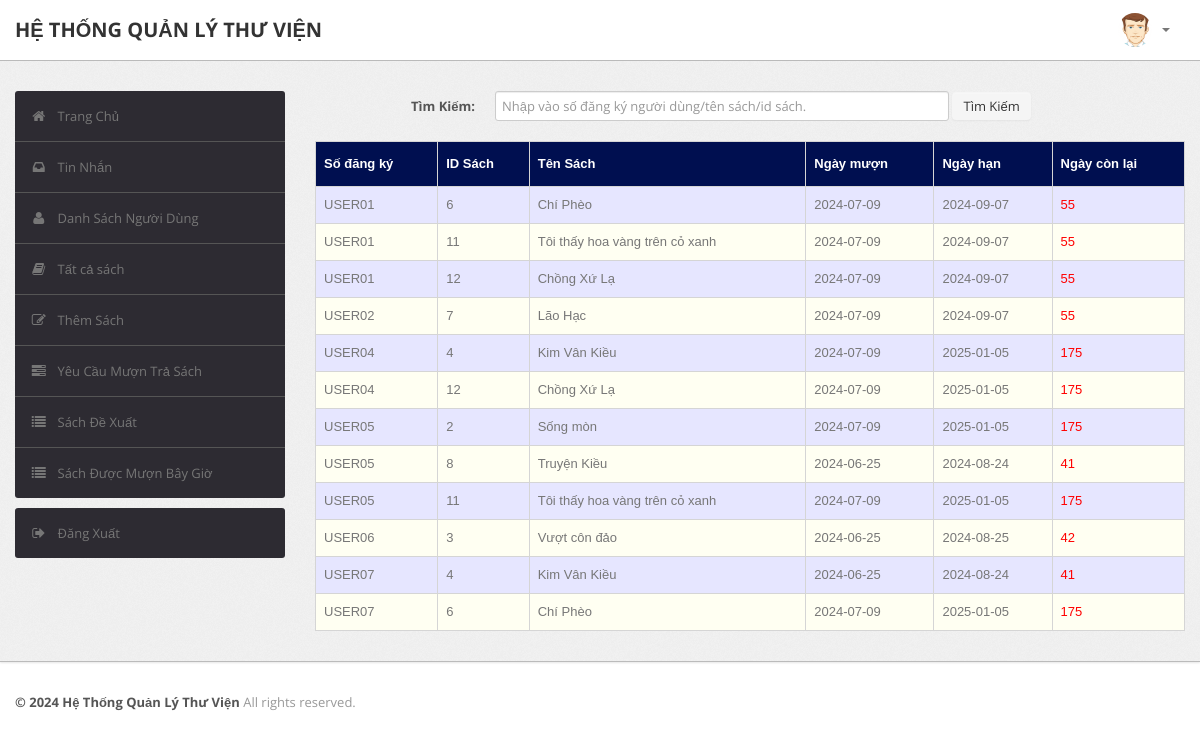
The app's page /admin/current.php (signed in) with its own data.
### tables this page shows
CREATE TABLE `record` (
  `RollNo` varchar(50) NOT NULL,
  `BookId` int(10) NOT NULL,
  `Date_of_Issue` date DEFAULT NULL,
  `Due_Date` date DEFAULT NULL,
  `Date_of_Return` date DEFAULT NULL,
  `Dues` int(10) DEFAULT NULL,
  `Renewals_left` int(10) DEFAULT NULL,
  `Time` time DEFAULT NULL
);

CREATE TABLE `book` (
  `BookId` int(10) NOT NULL,
  `Title` varchar(50) DEFAULT NULL,
  `Publisher` varchar(50) DEFAULT NULL,
  `Year` varchar(50) DEFAULT NULL,
  `Availability` int(5) DEFAULT NULL
);

### admin/current.php (the view, shortened to what this page needs)
<?php
require('dbconn.php');
?>
<?php
if ($_SESSION['RollNo']) {
    ?>
<!DOCTYPE html>
<html lang="en">
    <head>
        <link type="text/css" href="bootstrap/css/bootstrap.min.css" rel="stylesheet">
        <link type="text/css" href="bootstrap/css/bootstrap-responsive.min.css" rel="stylesheet">
        <link type="text/css" href="css/theme.css" rel="stylesheet">
        <link type="text/css" href="images/icons/css/font-awesome.css" rel="stylesheet">
    </head>
    <body>
        <div class="navbar navbar-fixed-top">
            <div class="navbar-inner">
                <div class="container">
                        <a class="brand" href="index.php">HỆ THỐNG QUẢN LÝ THƯ VIỆN </a>
                    <div class="nav-collapse collapse navbar-inverse-collapse">
                        <ul class="nav pull-right">
                            <li class="nav-user dropdown"><a href="#" class="dropdown-toggle" data-toggle="dropdown">
                                <img src="images/user.png" class="nav-avatar" />
                                <b class="caret"></b></a>
                            </li>
                        </ul>
                    </div>
                </div>
            </div>
        </div>
        <div class="wrapper">
            <div class="container">
                <div class="row">
                    <div class="span3">
                        <div class="sidebar">
                            <ul class="widget widget-menu unstyled">
                                <li class="active"><a href="index.php"><i class="menu-icon icon-home"></i>Trang Chủ
                                </a></li>
                                 <li><a href="message.php"><i class="menu-icon icon-inbox"></i>Tin Nhắn</a>
                                </li>
                                <li><a href="student.php"><i class="menu-icon icon-user"></i>Danh Sách Người Dùng </a>
                                </li>
                                <li><a href="book.php"><i class="menu-icon icon-book"></i>Tất cả sách </a></li>
                                <li><a href="addbook.php"><i class="menu-icon icon-edit"></i>Thêm Sách </a></li>
                                <li><a href="requests.php"><i class="menu-icon icon-tasks"></i>Yêu Cầu Mượn Trả Sách </a></li>
                                <li><a href="recommendations.php"><i class="menu-icon icon-list"></i>Sách Đề Xuất </a></li>
                                <li><a href="current.php"><i class="menu-icon icon-list"></i>Sách Được Mượn Bây Giờ </a></li>
                            </ul>
                            <ul class="widget widget-menu unstyled">
                                <li><a href="logout.php"><i class="menu-icon icon-signout"></i>Đăng Xuất </a></li>
                            </ul>
                        </div>
                    </div>
                    <div class="span9">
                        <form class="form-horizontal row-fluid" action="current.php" method="post">
                                        <div class="control-group">
                                            <label class="control-label" for="Search"><b>Tìm Kiếm:</b></label>
                                            <div class="controls">
                                                <input type="text" id="title" name="title" placeholder="Nhập vào số đăng ký người dùng/tên sách/id sách." class="span8" required>
                                                <button type="submit" name="submit"class="btn">Tìm Kiếm</button>
                                            </div>
                                        </div>
                                    </form>
                                    <br>
                                    <?php
                                    if(isset($_POST['submit']))
                                        {$s=$_POST['title'];
                                            $sql="select record.BookId,RollNo,Title,Due_Date,Date_of_Issue,datediff(Due_Date,curdate()) as x from LMS.record,LMS.book where (Date_of_Issue is NOT NULL and Date_of_Return is NULL and book.Bookid = record.BookId) and (RollNo='$s' or record.BookId='$s' or Title like '%$s%')";
                                        }
                                    else
                                        $sql="select record.BookId,RollNo,Title,Due_Date,Date_of_Issue,datediff(Due_Date,curdate()) as x from LMS.record,LMS.book where Date_of_Issue is NOT NULL and Date_of_Return is NULL and book.Bookid = record.BookId";
                                    $result=$conn->query($sql);
                                    $rowcount=mysqli_num_rows($result);
                                    if(!($rowcount))
                                        echo "<br><center><h2><b><i>No Results</i></b></h2></center>";
                                    else
                                    {
                                    ?>
                        <table class="table" id = "tables">
                                  <thead>
                                    <tr>
                                      <th>Số đăng ký</th>
                                      <th>ID Sách</th>
                                      <th>Tên Sách</th>
                                      <th>Ngày mượn</th>
                                      <th>Ngày hạn</th>
                                      <th>Ngày còn lại</th>
                                    </tr>
                                  </thead>
                                  <tbody>
                                <?php
                            while($row=$result->fetch_assoc())
                            {
                                $rollno=$row['RollNo'];
                                $bookid=$row['BookId'];
                                $name=$row['Title'];
                                $issuedate=$row['Date_of_Issue'];
                                $duedate=$row['Due_Date'];
                                $dues=$row['x'];
                            ?>
                                    <tr>
                                      <td><?php echo strtoupper($rollno) ?></td>
                                      <td><?php echo $bookid ?></td>
                                      <td><?php echo $name ?></td>
                                      <td><?php echo $issuedate ?></td>
                                      <td><?php echo $duedate ?></td>
                                      <td><?php if($dues > 0)
                                                  echo "<font color='red'>".$dues."</font>";
                                                else
                                                  echo "<font color='green'>0</font>";
                                              ?>
                                    </tr>
                            <?php }} ?>
                                    </tbody>
                                </table>
                    </div>
                </div>
            </div>
        </div>
<div class="footer">
            <div class="container">
                <b class="copyright">&copy; 2024 Hệ Thống Quản Lý Thư Viện </b>All rights reserved.
            </div>
        </div>
    </body>
</html>
<?php }
else {
    echo "<script type='text/javascript'>alert('Access Denied!!!')</script>";
} ?>

### admin/css/theme.css (style rules this page uses)
#tables { font-family: "Trebuchet MS", Arial, Helvetica, sans-serif; border-collapse: collapse; width: 100%; }
#tables td, #tables th { border: 1px solid #ddd; padding: 8px; }
#tables tr:nth-child(even) { background-color: #fffff2; }
#tables tr:nth-child(odd) { background-color: #e6e6ff; }
#tables th { padding-top: 12px; padding-bottom: 12px; text-align: left; background-color: #000F50; color: white; }
body { font-size: 13px; font-family: 'Open Sans', Arial, sans-serif; background: #fff; color: #777 }
strong, b { color: #555 }
.wrapper { background: url(../images/bg.png) #eee; border-bottom: 1px solid #bbb; -webkit-box-shadow: 0 1px 2px rgba(0,0,0,0.1); -moz-box-shadow: 0 1px 2px rgba(0,0,0,0.1); box-shadow: 0 1px 2px rgba(0,0,0,0.1); padding: 30px 0 }
.footer { color: #999; padding: 30px 0 60px }
form { margin: 0 }
select, textarea, input[type="text"], input[type="password"], input[type="datetime"], input[type="datetime-local"], input[type="date"], input[type="month"], input[type="time"], input[type="week"], input[type="number"], input[type="email"], input[type="url"], input[type="search"], input[type="tel"], input[type="color"], .uneditable-input, label, input, button, select, textarea { -webkit-border-radius: 3px; -moz-border-radius: 3px; border-radius: 3px; font-size: 13px; font-family: 'Open Sans', Tahoma, Arial, sans-serif }
body [class^="icon-"], body [class*=" icon-"] { font-size: 14px; line-height: 20px; height: 20px }
.form-horizontal .control-group, .form-vertical .control-group { margin-bottom: 0 }
.navbar { position: static!important; margin: 0!important }
.navbar .navbar-inner { background: #fff; border-bottom: 1px solid #bbb; -webkit-box-shadow: 0 1px 2px rgba(0,0,0,0.15); -moz-box-shadow: 0 1px 2px rgba(0,0,0,0.15); box-shadow: 0 1px 2px rgba(0,0,0,0.15) }
.navbar .brand { color: #333; font-weight: bold; font-size: 20px; margin-right: 20px; padding: 20px }
.navbar .nav>li>a { padding: 20px 15px; font-weight: bold; color: #777 }
.nav-user>a { height: 20px }
.nav-avatar { width: 34px; height: 34px; margin: -7px 5px 0 0; -webkit-border-radius: 50%; -moz-border-radius: 50%; border-radius: 50% }
.btn, .btn-box { -webkit-border-radius: 3px; -moz-border-radius: 3px; border-radius: 3px }
.btn { font-size: 13px; font-weight: 600 }
.btn { display: inline-block; margin-bottom: 0; font-weight: 400; text-align: center; vertical-align: middle; cursor: pointer; background-image: none; border: 1px solid transparent; white-space: nowrap; padding: 4px 10px; font-size: 13px; line-height: 1.42857; border-radius: 4px; -webkit-user-select: none; -moz-user-select: none; -ms-user-select: none; user-select: none }
.table { margin-bottom: 0 }
.table th, .table td { border-color: #d5d5d5!important }
.widget-menu { background: #fff; -webkit-border-radius: 3px; -moz-border-radius: 3px; border-radius: 3px; overflow: hidden }
.widget-menu a { color: #555; display: block; line-height: 20px; padding: 15px; text-decoration: none!important }
.widget-menu .menu-icon { margin-right: 10px; color: #767676; -webkit-transition: all .2s ease-in-out; -moz-transition: all .2s ease-in-out; transition: all .2s ease-in-out; }
.widget-menu>li+li { border-top: 1px solid #555 }
.widget-menu>li>a { background-color: #2d2b32; color: #767676; -webkit-transition: all .2s ease-in-out; -moz-transition: all .2s ease-in-out; transition: all .2s ease-in-out; }

### records on screen
record: RollNo "USER01", BookId "6", BookId.Title "Chí Phèo", Date_of_Issue "2024-07-09", Due_Date "2024-09-07", dues "55"
record: RollNo "USER01", BookId "11", BookId.Title "Tôi thấy hoa vàng trên cỏ xanh", Date_of_Issue "2024-07-09", Due_Date "2024-09-07", dues "55"
record: RollNo "USER01", BookId "12", BookId.Title "Chồng Xứ Lạ", Date_of_Issue "2024-07-09", Due_Date "2024-09-07", dues "55"
record: RollNo "USER02", BookId "7", BookId.Title "Lão Hạc", Date_of_Issue "2024-07-09", Due_Date "2024-09-07", dues "55"
record: RollNo "USER04", BookId "4", BookId.Title "Kim Vân Kiều", Date_of_Issue "2024-07-09", Due_Date "2025-01-05", dues "175"
record: RollNo "USER04", BookId "12", BookId.Title "Chồng Xứ Lạ", Date_of_Issue "2024-07-09", Due_Date "2025-01-05", dues "175"
record: RollNo "USER05", BookId "2", BookId.Title "Sống mòn", Date_of_Issue "2024-07-09", Due_Date "2025-01-05", dues "175"
record: RollNo "USER05", BookId "8", BookId.Title "Truyện Kiều", Date_of_Issue "2024-06-25", Due_Date "2024-08-24", dues "41"
record: RollNo "USER05", BookId "11", BookId.Title "Tôi thấy hoa vàng trên cỏ xanh", Date_of_Issue "2024-07-09", Due_Date "2025-01-05", dues "175"
record: RollNo "USER06", BookId "3", BookId.Title "Vượt côn đảo", Date_of_Issue "2024-06-25", Due_Date "2024-08-25", dues "42"
record: RollNo "USER07", BookId "4", BookId.Title "Kim Vân Kiều", Date_of_Issue "2024-06-25", Due_Date "2024-08-24", dues "41"
record: RollNo "USER07", BookId "6", BookId.Title "Chí Phèo", Date_of_Issue "2024-07-09", Due_Date "2025-01-05", dues "175"
